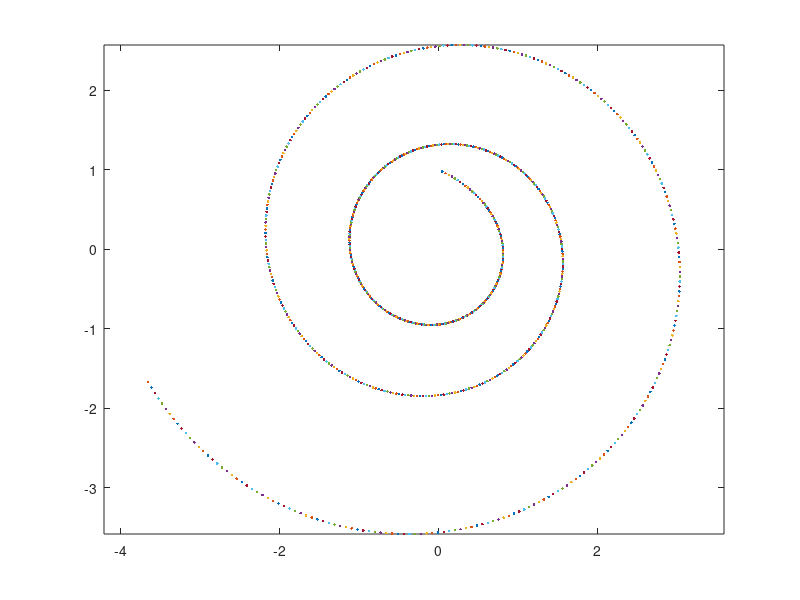

Here is the MATLAB script that generated this plot:
%% Frozen coefficients do not determine stability
% Nick Trefethen, March 2017

%%
% (Chebfun example ode-linear/FrozenCoeffs.m)

%% 1. Discrete case: products of matrices
% If $u^{(k+1)} = Au^{(k)}$ for a fixed matrix $A$,
% then $u^{(k)} = A^k u^{(0)}$, and hence
% $\|u^{(k)}\|\to 0$ as $k\to \infty$ if the
% eigenvalues of $A$ all lie in the open unit disk.
% If $A$ varies from step to step, however,
% then eigenvalues in the disk are not enough to ensure
% stability.  For example, suppose 
% $u^{(k+1)} = A_ku^{(k)}$ with
% $$ A_{\hbox{k even}} = \pmatrix{0 & 2\cr 0 & 0},  \quad
% A_{\hbox{k odd}} = \pmatrix{0 & 0\cr\ 2 & 0}. $$
% Since the product of the two matrices is
% $$ \pmatrix{4 & 0\cr 0 & 0}, $$
% the norm $\|u^{(k)}\|$ will in general diverge to $\infty$.
% Rota and Strang consider such effects in their classic paper [5],
% which defines the _joint spectral radius_ of a set of matrices.

%%
% An explanation is as follows.
% For a nonnormal matrix (i.e., with nonorthogonal eigenvectors),
% the significance of eigenvalues to the product $A^k$ is
% asymptotic as $k\to \infty$.
% Eigenvalues may have little to do with the behavior of
% powers $A^k$ for small $k$.  Therefore if the matrices appearing in
% the produce keep changing,
% we may never get into the asymptotic regime, and
% eigenvalues may have little significance. These matters
% are discussed at length in [6].

%% 2. Continuous case: variable-coefficient ODEs
% The continuous analogue, which is perhaps more classical, concerns
% linear systems of ODEs.
% For an autonomous system $u' = Au$,
% $u(t) = \exp(tA) u(0)$, and hence
% $\|u\|\to 0$ as $t\to \infty$
% if the eigenvalues of $A$ are all in the open left half-plane.
% For a nonautonomous system $u' = A(t) u$, however,
% $\|u\|$ may diverge to $\infty$ even though all of the
% "frozen coefficient" matrices $A(t)$ are stable in the sense
% of having eigenvalues in the open left half-plane. 
% This has been known for more than a century.
% As before, the explanation is that the significance of
% eigenvalues is asymptotic as $t\to \infty$, so favorable eigenvalues
% cannot ensure stability when $A$ varies with $t$.

%%
% According to a discussion on p. 288 of [1],
% this property of variable coefficient ODEs was first
% investigated by Liapunov and Poincar\'e (whose theories also apply to
% nonlinear problems).  Explicit examples seem to have
% been devised independently by various authors including
% Perron in 1930 [4], Vinograd in 1952 [8] (with generalizations
% by Dekker and Verwer),
% Kreiss in 1962 [2], and Lambert in 1980 [3].

%% 3. Example
% For example, here is a nonnormal matrix with a double eigenvalue $-1$,
% $$ B = \pmatrix{-1 & 2.2 \cr 0 & -1} . $$
% Because the upper-right entry is bigger than $2$, the equation
% $u' = Bu$ will amplify certain initial vectors, such as $u = (0,1)^T$, before
% they eventually decay.
% Following Kreiss [2], suppose we now define a matrix $A(t)$ that
% consists of $B$ "rotated around" by an angle $t$ in the plane:
% $$ A(t) = S(t) B S(-t), \qquad
% S = \pmatrix{\phantom{-}\cos(t) & \sin(t) \cr -\sin(t) & \cos(t)} . $$
% Then $u' = A(t) u$ will have solutions that grow exponentially.
% Here is an example.
%L = chebop(0,10);
%L.op = @(t,u,v) [diff(u)+u-4*v; diff(v)+v];
%L.lbc = @(u,v) [u-1; v-3];
%[u,v] = L\0;
%arrowplot(u,v)

A0 = [-1 2.2; 0 -1];
S = @(t) [cos(t) sin(t) ; -sin(t) cos(t)];
u = [0; 1];
t = 0;
dt = .02;
hold off
for k = 1:800
  t = t+dt;
  A = S(t)*A0*S(-t);
  u = u+dt*A*u;
  plot(u(1),u(2),'.'), hold on
end
axis equal

%% 4. Transition to turbulence
% In fluid mechanics, certain
% high Reynolds number laminar flows undergo transition to turbulence
% even though the eigenvalues suggest they should be stable.  
% A simple model of this can be based on mathematics much like
% the example above, with the rotation provided by nonlinearity
% rather than a variable coefficient.  See Sec. 21 of
% [7], or for a one-page summary, [6].

%% 5. References
%
% 1. D. J. Higham and L. N. Trefethen, Stiffness of ODEs,
% BIT 33 (1993), 285-303.
%
% 2. H.-O. Kreiss, \"Uber die Stabilit\"atsdefinition f\"ur
% Differenzengleichungen die partielle Differenzentialgleichungen
% approximieren, _BIT_ 2 (1962), 153-181.
%
% 3. J. D. Lambert, _Numerical Methods for Ordinary Differential
% Systems_, Wiley, 1991.
%
% 4. O. Perron, Die Stabilit\"atsfrage bei
% Differentialgleichungen _Math. Zeit._ 32 (1930), 703-728.
%
% 5. G.-C. Rota and W. G. Strang, A note on the joint
% spectral radius, _Indag. Math._ 22 (1960), 74-76.
%
% 6. L. N. Trefethen, "Transition to turbulence: a one-page
% summary", November 1997,
% `https://people.maths.ox.ac.uk/trefethen/transitionsum.pdf`.
%
% 7. L. N. Trefethen and M. Embree, _Spectra and Pseudospectra:
% The Behavior of Nonnormal Matrices and Operators_, SIAM, 2005.
% 
% 8. R. E. Vinograd, On a criterion of instability in the
% sense of Lyapunov of the solutions of a linear
% system of ordinary differential equations, _Dokl. Akad. Nauk. SSSR_
% 84 (1952), 201-204 (Russian).
